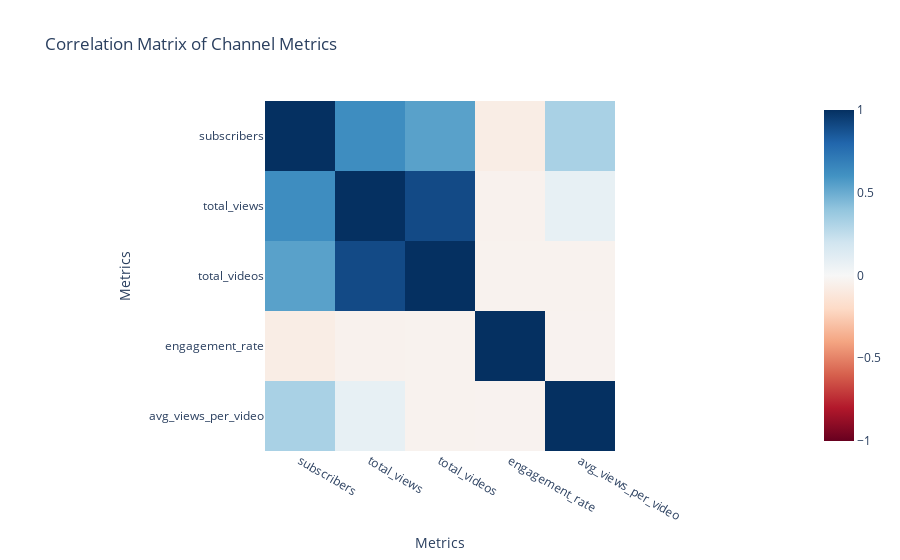

The code cell stored with this chart in its notebook:
### Markdown cell above
*  Total views and subscribers show a moderate positive correlation, indicating that higher subscriber counts generally contribute to more views, but not proportionally.

* Total videos and subscribers also have a moderate correlation, suggesting that larger channels tend to upload more content, though upload volume varies by strategy.
*  Total videos and total views exhibit a strong positive correlation, meaning channels with more uploaded videos consistently accumulate higher total views.

### Code cell
import numpy as np
import pandas as pd
import plotly.express as px
channel_df['avg_views_per_video'] = (channel_df['total_views'] / channel_df['total_videos']
)

channel_df['engagement_rate'] = (
    channel_df['avg_views_per_video'] / channel_df['subscribers']
) * 100
numerical_cols = [
    'subscribers',
    'total_views',
    'total_videos',
    'engagement_rate',
    'avg_views_per_video'
]
channel_df[numerical_cols] = channel_df[numerical_cols].apply(
    pd.to_numeric, errors='coerce'
)
correlation_matrix = channel_df[numerical_cols].corr()

fig = px.imshow(
    correlation_matrix,
    color_continuous_scale="RdBu",
    zmin=-1,
    zmax=1,
    title="Correlation Matrix of Channel Metrics"
)
fig.update_layout(
    xaxis_title="Metrics",
    yaxis_title="Metrics"
)
fig.show()

### Figure 1 — Plotly figure (JSON) as saved in the notebook; plotly's stock layout.template omitted (floating-point values rounded to 4 significant figures)
{"data": [{"coloraxis": "coloraxis", "hovertemplate": "x: %{x}<br>y: %{y}<br>color: %{z}<extra></extra>", "name": "0", "type": "heatmap", "x": ["subscribers", "total_views", "total_videos", "engagement_rate", "avg_views_per_video"], "xaxis": "x", "y": ["subscribers", "total_views", "total_videos", "engagement_rate", "avg_views_per_video"], "yaxis": "y", "z": [[1.0, 0.6268, 0.5455, -0.07294, 0.3255], [0.6268, 1.0, 0.902, -0.0433, 0.08172], [0.5455, 0.902, 1.0, -0.03611, -0.0367], [-0.07294, -0.0433, -0.03611, 1.0, -0.03527], [0.3255, 0.08172, -0.0367, -0.03527, 1.0]]}], "layout": {"coloraxis": {"cmax": 1, "cmin": -1, "colorscale": [[0, "rgb(103,0,31)"], [0.1, "rgb(178,24,43)"], [0.2, "rgb(214,96,77)"], [0.3, "rgb(244,165,130)"], [0.4, "rgb(253,219,199)"], [0.5, "rgb(247,247,247)"], [0.6, "rgb(209,229,240)"], [0.7, "rgb(146,197,222)"], [0.8, "rgb(67,147,195)"], [0.9, "rgb(33,102,172)"], [1, "rgb(5,48,97)"]]}, "title": {"text": "Correlation Matrix of Channel Metrics"}, "xaxis": {"anchor": "y", "constrain": "domain", "domain": [0, 1], "scaleanchor": "y", "title": {"text": "Metrics"}}, "yaxis": {"anchor": "x", "autorange": "reversed", "constrain": "domain", "domain": [0, 1], "title": {"text": "Metrics"}}}}
